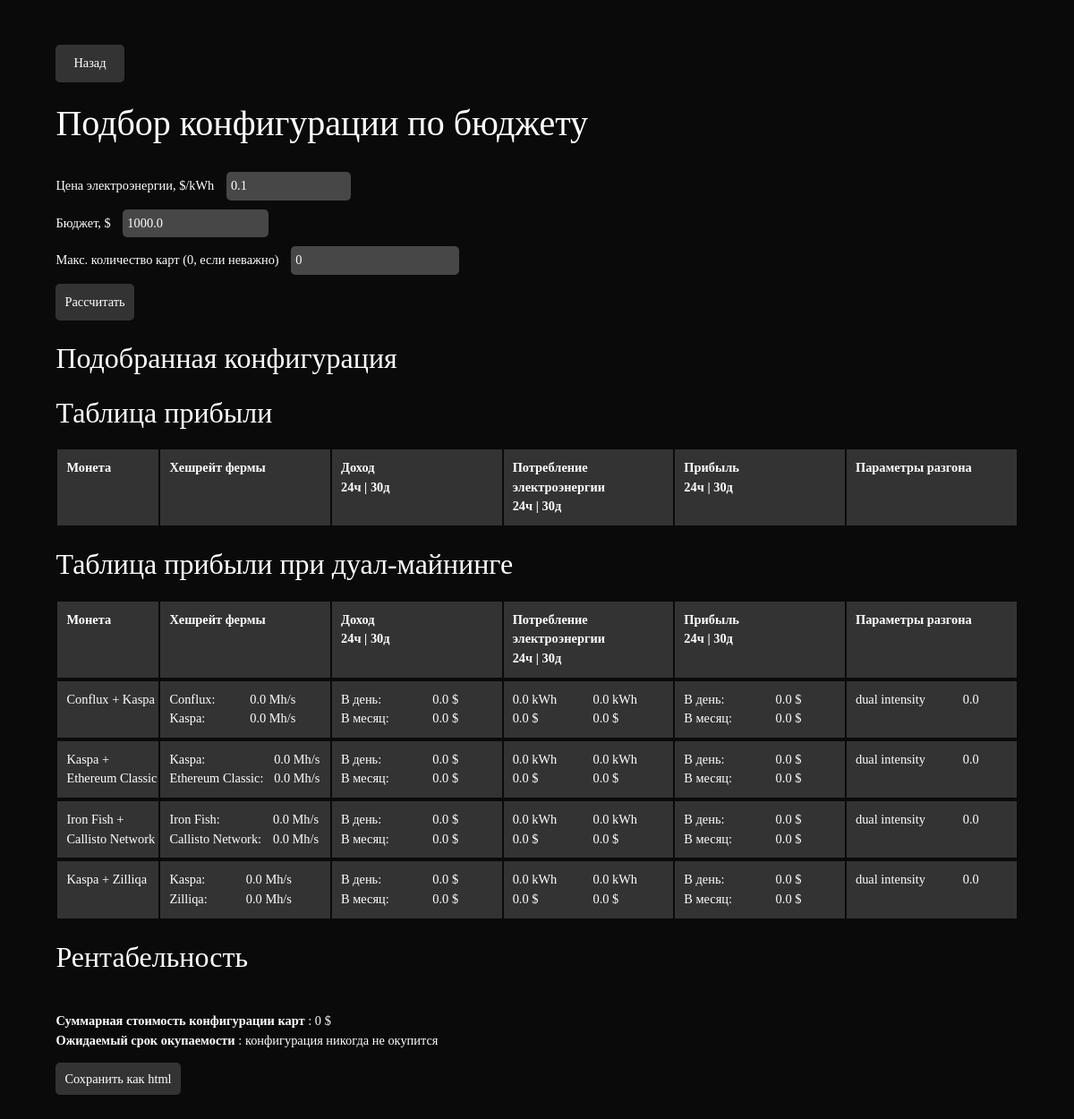
The app's page /builder/ with its own data.
### main/models.py (models this page shows)
class CryptoCoin(models.Model):
    name = models.CharField(max_length=60)
    hashrate_no_code = models.CharField(max_length=60)
    def __str__(self) -> str:
        return self.name

### main/views.py (the view, shortened to what this page needs)
# urls.py: path('builder/', make_conf_page),
def make_conf_page(request):
    data = {}
    data["elec"] = 0.1
    data["budget"] = 1000.0
    data["cnt"] = 0
    config = {}
    for el in VideoCard.objects.all():
        config[el] = 1
    cards, exist = make_offer(config)
    vals = dict()
    srt_l = []
    for el in cards.keys():
        t = dict()
        t[el] = 1
        w = float(make_table_vc(data, calc_config_profit(t, data["elec"]))[0]["clear_prf_usd"].split()[0])
        vals[el] = [w, cards[el][0]]
        srt_l.append([w / cards[el][0], el])
    cnt = data["cnt"]
    if (cnt == 0):
        cnt = 1e9
    data["cards"] = cards
    srt_l.sort(reverse=True)
    print(srt_l)
    data["status"] = 0
    if (srt_l[0][0] < 0): data["status"] = 1
    res = dict()
    for el in VideoCard.objects.all():
        res[el] = 0
    res[srt_l[0][1]] = min(cnt, data["budget"] // vals[srt_l[0][1]][1])
    rcnt = res[srt_l[0][1]]
    left = data["budget"] - rcnt * vals[srt_l[0][1]][1]
    while (1):
        ok = 0
        for el in res.keys():
            for nw in cards.keys():
                if (res[el] > 0):
                    if (left + cards[el][0] - cards[nw][0] > 0):
                        if (vals[nw] > vals[el]):
                            res[el] -= 1
                            res[nw] += 1
                            ok = 1
                            left += cards[el][0] - cards[nw][0]
        if (ok == 0):
            break
    clc_f = calc_config_profit(res, data["elec"])
    clc_f_d = calc_duals_config_profit(clc_f, res, data["elec"])
    raw_offer, exist = make_offer(res)
    data["profit"] = make_table_vc(data, clc_f)
    data["duals"] = make_duals_table(clc_f_d, data)
    data["total_price"] = 0
    data["payback"] = 0
    data["exists"] = exist
    data["prices"] = raw_offer
    if (exist):
        for card in res.keys():
            if (res[card] > 0):
                data["total_price"] += round(res[card] * raw_offer[card][0], 2)
        mx = 0
        for l in data["profit"]:
            mx = max(mx, float(l["clear_prf_usd"].split()[0]))
        for l in data["duals"]:
            mx = max(mx, float(l["clear_prf_usd"]))
        if (mx == 0):
            data["payback"] = -1
        else:
            data["payback"] = round(data["total_price"] / mx + 1)
    data["total_price"] = round(data["total_price"], 2)
    resl = []
    for el in res.keys():
        if (res[el] > 0):
            resl.append([str(el), int(res[el])])
    data["res"] = resl
    return render(request, 'make_conf_page.html', context=data)

### main/calculators.py (called while the page is built)
def calc_duals_config_profit(solos: dict(), config: dict(), elec_price: float) -> dict():
    f2 = open("./main/jsons/cards.json")
    cards_inf = json.load(f2)
    profit = dict()
    for pair in Duals.objects.all():
        first, second = pair.pair.all()
        if (solos[first][0] > solos[second][0]):
            t = first
            first = second
            second = t
        profit[pair] = [
            [solos[first][0], solos[second][0] / 2],
            solos[first][2] + solos[second][2] / 2,
            (solos[second][0] / 2) / max(0.0001, solos[first][0]),
            [first, second],
            (solos[first][3] + solos[second][3]) / 2,
        ]
    return profit

def make_offer(config) -> dict():
    update_jsons()
    res = dict()
    status = 1
    f = open("./main/jsons/vcards.json", 'r')
    dat = dict(json.load(f))
    for el in config.keys():
        try:
            if (config[el] > 0):
                l = dat[str(el)]
                if (l == '-'): status = 0
                else: res[el] = l
        except KeyError:
            status = 0
    return (res, status)

### main/models.py (called while the page is built)
    def __str__(self) -> str:
        return self.name

    def __str__(self) -> str:
        return self.name

    def __str__(self) -> str:
        return f'{str(self.pair.all()[0])} + {str(self.pair.all()[1])}'

### main/presenters.py (called while the page is built)
def make_duals_table(raw_duals_profit, data):
    duals = []
    for key, val in raw_duals_profit.items():
        duals.append({
            "name": val[3],
            "par": str(key),
            "par_spl": [round(val[0][0], 2), round(val[0][1], 2)],
            "prf_usd": round(val[1], 2),
            "mnh_prf_usd": round(val[1] * 30, 2),
            "pwr_cons": round(val[4], 2),
            "mnh_pwr_cons": round(val[4] * 30, 2),
            "pwr_cons_usd": round(val[4] * data["elec"], 2),
            "mnh_pwr_cons_usd": round(val[4] * data["elec"] * 30, 2),
            "clear_prf_usd": round(val[1] - val[4] * data["elec"], 2),
            "mnh_clear_prf_usd": round(val[1] * 30 - val[4] * data["elec"] * 30, 2),
            "di": round(val[2], 2),
        })
    return duals

### main/templates/make_conf_page.html (shortened to what this page needs)
{% load static %}
<!DOCTYPE html>
<head>
    <link href="https://cdn.jsdelivr.net/npm/bootstrap@5.2.1/dist/css/bootstrap.min.css" rel="stylesheet"
>
</head>
<body onload="on_page_init()" id="pdfkins">
    <div>
        <a class="a1" id="back_btn" href="/">Назад</a>
        <h1 id="mp_header">Подбор конфигурации по бюджету</h1>
        <form class="forms" method="POST">
            <div class="form">
                <label>Цена электроэнергии, $/kWh</label>
                <input type="number" step="0.00001" name="electricity" value="0.1" min="0" max="100000">
            </div>
            <div class="form">
                <label>Бюджет, $</label>
                <input type="number" step="1" name="budget" value="1000" min="0" max="100000000000000">
            </div>
            <div class="form">
                <label>Макс. количество карт (0, если неважно)</label>
                <input type="number" step="1" name="cnt" value="0" min="0">
            </div>
            <button name="sbm" class="beautiful_btn" type="submit">Рассчитать</button>
        </form>
        {% if status %}
        <h4 id="mp_header">Цена электроэнергии будет больше прибыли для любой конфигурации</h4>
        {% else %}
        <h2 id="mp_header">Подобранная конфигурация</h2>
        <h2 id="mp_header">Таблица прибыли</h2>
        <div class="profit_tbl">
            <div class="profit_tbl_row">
                <div id="tbl_head" class="profit_tbl_col">
                    Монета
                </div>
                <div id="tbl_head" class="profit_tbl_col">
                    Хешрейт фермы
                </div>
                <div id="tbl_head" class="profit_tbl_col">
                    Доход<br> 24ч | 30д
                </div>
                <div id="tbl_head" class="profit_tbl_col">
                    Потребление электроэнергии<br> 24ч | 30д
                </div>
                <div id="tbl_head" class="profit_tbl_col">
                    Прибыль<br> 24ч | 30д
                </div>
                <div id="tbl_head" class="profit_tbl_col">
                    Параметры разгона
                </div>
            </div>
        </div>
        <h2 id="mp_header">Таблица прибыли при дуал-майнинге</h2>
        <div class="profit_tbl">
            <div class="profit_tbl_row">
                <div id="tbl_head" class="profit_tbl_col">
                    Монета
                </div>
                <div id="tbl_head" class="profit_tbl_col">
                    Хешрейт фермы
                </div>
                <div id="tbl_head" class="profit_tbl_col">
                    Доход<br> 24ч | 30д
                </div>
                <div id="tbl_head" class="profit_tbl_col">
                    Потребление электроэнергии<br> 24ч | 30д
                </div>
                <div id="tbl_head" class="profit_tbl_col">
                    Прибыль<br> 24ч | 30д
                </div>
                <div id="tbl_head" class="profit_tbl_col">
                    Параметры разгона
                </div>
            </div>
            {% for val in duals %}
            <div class="profit_tbl_row">
                <div class="profit_tbl_col">
                    {{val.par}}
                </div>
                <div class="profit_tbl_col" id="mulcol">
                    <div id="c1">{{val.name.0}}:</div>
                    <div id="c3">{{val.name.1}}:</div>
                    <div id="c2">{{val.par_spl.0}} Mh/s</div>
                    <div id="c4">{{val.par_spl.1}} Mh/s</div>
                </div>
                <div class="profit_tbl_col" id="mulcol">
                    <div id="c1">В день:</div>
                    <div id="c3">В месяц:</div>
                    <div id="c2">{{val.prf_usd}} $</div>
                    <div id="c4">{{val.mnh_prf_usd}} $</div>
                </div>
                <div class="profit_tbl_col" id="mulcol">
                    <div id="c1">{{val.pwr_cons}} kWh</div>
                    <div id="c3">{{val.pwr_cons_usd}} $</div>
                    <div id="c2">{{val.mnh_pwr_cons}} kWh</div>
                    <div id="c4">{{val.mnh_pwr_cons_usd}} $</div>
                </div>
                <div class="profit_tbl_col" id="mulcol">
                    <div id="c1">В день:</div>
                    <div id="c3">В месяц:</div>
                    <div id="c2">{{val.clear_prf_usd}} $</div>
                    <div id="c4">{{val.mnh_clear_prf_usd}} $</div>
                </div>
                <div class="profit_tbl_col" id="mulcol">
                    <div id="c1">dual intensity</div>
                    <div id="c3"></div>
                    <div id="c2">{{val.di}}</div>
                    <div id="c4"></div>
                </div>
            </div>
            {% endfor %}
        </div>
        <h2 id="mp_header">Рентабельность</h2>
        {% if exists == 1 %}
        <br>
        <div id="just_text"><strong>Суммарная стоимость конфигурации карт</strong> : {{total_price}} $</div>
        {% if payback == -1 %}
        <div id="just_text"><strong>Ожидаемый срок окупаемости</strong> : конфигурация никогда не окупится </div>
        {% else %}
        <div id="just_text"><strong>Ожидаемый срок окупаемости</strong> : {{payback}} дней</div>
        {% endif %}
        {% else %}
        <h5 id="mp_header">В данный момент такую конфигурацию собрать не получится :((</h5>
        {% endif %}
        {% endif %}
        <br>
        <a class="beautiful_btn"
            onclick="this.href='data:text/html;charset=UTF-8,'+encodeURIComponent(document.documentElement.outerHTML)"
            href="#" download="page.html">Сохранить как html</a>
    </div>
</body>

### main/templates/make_conf_page.html (style rules this page uses)
body { padding: 40px; background-color: #0a0a0a; color: white; font-family: 'Fira Code'; font-size: clamp(0.6rem, 1.2vw, 1.0rem); }
#mp_header { padding-left: 2%; margin-top: 2%; margin-bottom: 1.8%; }
#c1 { grid-area: A; }
#c2 { grid-area: B; }
#c3 { grid-area: C; }
#c4 { grid-area: D; }
.a1 { border-radius: 5px; background-color: #333333; color: white; text-align: center; text-decoration: none; transition: .3s; }
#just_text { padding-left: 2%; }
label { margin: 0px; }
input { border-radius: 5px; border: none; width: fit-content; padding: 5px; margin-left: 10px; background-color: #474747; color: white; }
#back_btn { width: fit-content; display: block; height: auto; margin: 10px; padding: 10px 20px 10px 20px; margin-left: 2%; }
button { text-align: center; vertical-align: middle; }
.forms { margin-top: 30px; }
.form { margin-bottom: 10px; margin-left: 2%; }
#tbl_head { font-weight: bold; }
.profit_tbl { margin-left: 2%; margin-right: 2%; background-color: #333333; }
.profit_tbl_row { display: grid; grid-template-columns: 1fr; border: 0.01px solid #0a0a0a; }
@media only screen and (min-width: 769px) { .profit_tbl_row { grid-template-columns: 0.6fr 1fr 1fr 1fr 1fr 1fr; } }
.profit_tbl_col { padding-left: 10px; padding-top: 10px; padding-bottom: 10px; border: 0.05px solid #0a0a0a; }
#mulcol { display: grid; grid-template-areas: "A B" "C D" ; }
.beautiful_btn { width: fit-content; margin-left: 2%; padding: 10px; border: none; border-radius: 5px; background-color: #333333; color: white; transition: .3s; text-decoration: none; }
#pdfkins { background-color: #0a0a0a; margin-bottom: 20px; }

### records on screen
CryptoCoin: name.0 "Conflux"
CryptoCoin: name.1 "Kaspa", name.0 "Kaspa" "Kaspa"
CryptoCoin: name.1 "Ethereum Classic"
CryptoCoin: name.0 "Iron Fish"
CryptoCoin: name.1 "Callisto Network"
CryptoCoin: name.1 "Zilliqa"

### other values on screen
{{ val.par }} "Conflux + Kaspa" "Kaspa + Ethereum Classic" "Iron Fish + Callisto Network" "Kaspa + Zilliqa"
{{ val.par_spl.0 }} "0.0" "0.0" "0.0" "0.0"
{{ val.par_spl.1 }} "0.0" "0.0" "0.0" "0.0"
{{ val.prf_usd }} "0.0" "0.0" "0.0" "0.0"
{{ val.mnh_prf_usd }} "0.0" "0.0" "0.0" "0.0"
{{ val.pwr_cons }} "0.0" "0.0" "0.0" "0.0"
{{ val.pwr_cons_usd }} "0.0" "0.0" "0.0" "0.0"
{{ val.mnh_pwr_cons }} "0.0" "0.0" "0.0" "0.0"
{{ val.mnh_pwr_cons_usd }} "0.0" "0.0" "0.0" "0.0"
{{ val.clear_prf_usd }} "0.0" "0.0" "0.0" "0.0"
{{ val.mnh_clear_prf_usd }} "0.0" "0.0" "0.0" "0.0"
{{ val.di }} "0.0" "0.0" "0.0" "0.0"
{{ total_price }} "0"
